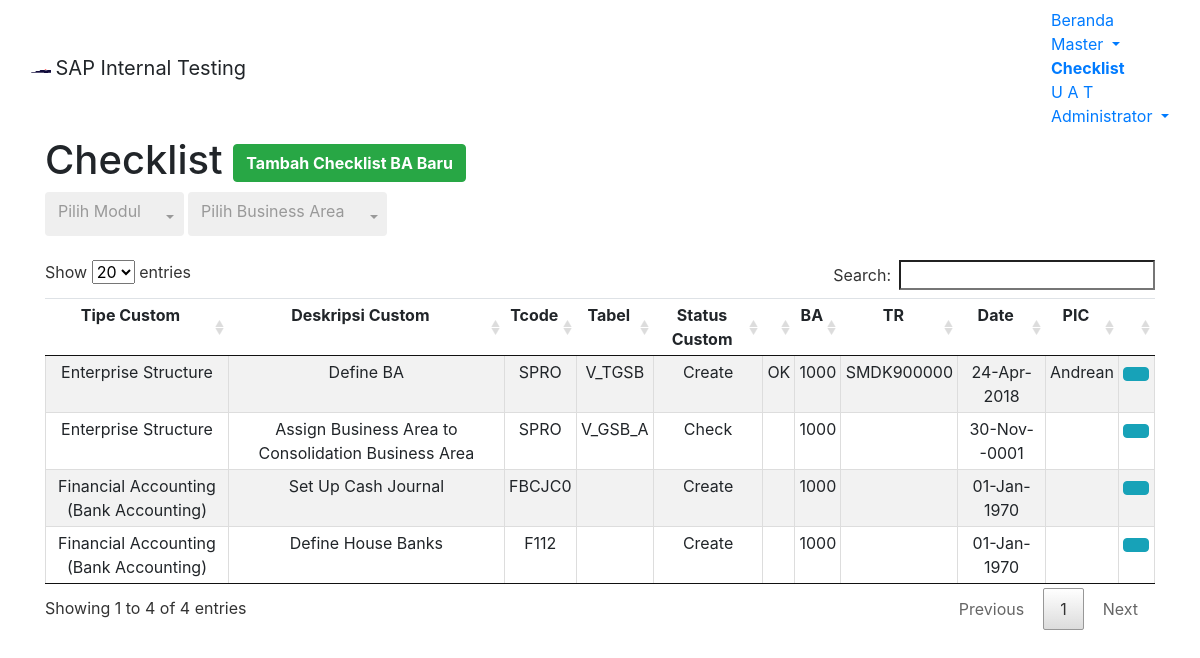
Screenshot of /module/home/checklist.php (signed in) with the database file from the repository.
### tables this page shows
CREATE TABLE `v_check` (
  `id` int(11) NOT NULL,
  `ctype` varchar(45) NOT NULL,
  `ctypedesc` varchar(255) NOT NULL,
  `ctcode` varchar(45) NOT NULL,
  `ctable` varchar(45) DEFAULT NULL,
  `cstat` varchar(45) NOT NULL,
  `cmodul` varchar(45) NOT NULL,
  `vcheck` varchar(45) DEFAULT NULL,
  `vcba` int(11) NOT NULL,
  `vctransreqs` varchar(45) DEFAULT NULL,
  `vcdate` date DEFAULT NULL,
  `vcpic` varchar(45) DEFAULT NULL,
  `chg_by` varchar(255) DEFAULT NULL,
  `chg_date` datetime DEFAULT NULL
);

### module/home/checklist.php (the view, shortened to what this page needs)
<!DOCTYPE html>
<?php
	$root = "../../";
?>
 <html lang="en-US">
<head>
<link href="<?php echo $root; ?>assets/css/bootstrap.min.css" rel="stylesheet">
<link href="<?php echo $root; ?>assets/datatables/media/css/jquery.dataTables.min.css" rel="stylesheet">
<link href="<?php echo $root; ?>assets/bs-select/css/bootstrap-select.min.css" rel="stylesheet">
<body>
	<nav class="navbar navbar-default">
	  <div class="container-fluid">
		<div class="navbar-header">
		  <img alt="Samator" class="navbar-text" src="<?php echo $root; ?>assets/images/s-logo.png" width="20" height="20">
		  <a class="navbar-brand">SAP Internal Testing</a>
		</div>
		<ul class="nav navbar-nav navbar-right">
			<li><a href="<?php echo $root; ?>module/home/home.php">Beranda</a></li>
			<li class="dropdown">
				<a class="dropdown-toggle" data-toggle="dropdown" href="#">Master
				<span class="caret"></span></a>
			</li>
			<li class="active"><a href="<?php echo $root; ?>module/home/checklist.php"><b>Checklist</b></a></li>
			<li><a href="<?php echo $root; ?>module/home/uat.php">U A T</a></li>
			<li class="dropdown">
				<a class="dropdown-toggle" data-toggle="dropdown" href="#"><span class="glyphicon glyphicon-user" aria-hidden="true"></span>
				<?php echo $_SESSION["longname"]; ?>
				<span class="caret"></span></a>
			</li>
		</ul>
	  </div>
	</nav>
	<div class="container container-fluid">
		<h1>Checklist
			<button type="button" class="btn btn-success pull-right" data-toggle="modal" data-target="#modalAddCL"><span class="glyphicon glyphicon-plus"></span> <b>Tambah Checklist BA Baru</b></button>
		</h1>
	</div>
	<?php if ($_SESSION['modul']=="ABAP" || $_SESSION['modul']=="BASIS") { ?>
	<div class="container container-fluid">
	<?php } else {
		?> <div class="container container-fluid">
		<?php
	} ?>
	</div><br>
	<div class="container container-fluid">
		<table id="tableChecklist" class="table table-hover text-center table-striped compact cell-border">
			<thead>
				<tr>
					<td class="col-md-2"><b>Tipe Custom</b></td>
					<td class="col-md-3"><b>Deskripsi Custom</b></td>
					<td><b>Tcode</b></td>
					<td><b>Tabel</b></td>
					<td><b>Status Custom</b></td>
					<td><b><span class="glyphicon glyphicon-ok"></span></b></td>
					<td><b>BA</b></td>
					<td><b>TR</b></td>
					<td><b>Date</b></td>
					<td><b>PIC</b></td>
					<td></td>
				</tr>
			</thead>
			<tbody>
			<?php
				$con = mysqli_connect("localhost","root","","saptest");
				if ($_SESSION['modul']=="ABAP" || $_SESSION['modul']=="BASIS")
				{
					$query = "SELECT * FROM v_check";
				}
				else
				{
					$query = "SELECT * FROM v_check WHERE cmodul='$_SESSION[modul]'";
				}
				$result = mysqli_query($con,$query);
				while($row = mysqli_fetch_array($result,MYSQLI_ASSOC))
				{
					echo "<tr>";
						echo "<td style:'border=1px solid black'>".$row['ctype']."</td>";
						echo "<td style:'border=1px solid black'>".$row['ctypedesc']."</td>";
						echo "<td style:'border=1px solid black'>".$row['ctcode']."</td>";
						echo "<td style:'border=1px solid black'>".$row['ctable']."</td>";
						echo "<td style:'border=1px solid black'>".$row['cstat']."</td>";
						echo "<td style:'border=1px solid black'>".$row['vcheck']."</td>";
						echo "<td style:'border=1px solid black'>".$row['vcba']."</td>";
						echo "<td style:'border=1px solid black'>".$row['vctransreqs']."</td>";
						$origDate = $row['vcdate'];
						$newDate = date("d-M-Y", strtotime($origDate));
						echo "<td style:'border=1px solid black'>".$newDate."</td>";
						echo "<td style:'border=1px solid black'>".$row['vcpic']."</td>";
			?>
							<td><a type='button' class='btn btn-info btn-xs' data-toggle='modal' href="#modalEditCL<?php echo $row['id']; ?>"><span class='glyphicon glyphicon-pencil'></span></a>
			<?php
					echo "</tr>";
				}
			?>
			</tbody>
		</table>
	</div>
</body>

### rows the page displays
v_check: ctype "Enterprise Structure", ctypedesc "Define BA", ctcode "SPRO", ctable "V_TGSB", cstat "Create", vcheck "OK", vcba "1000", vctransreqs "SMDK900000", vcdate "24-Apr-2018", vcpic "Andrean"
v_check: ctype "Enterprise Structure", ctypedesc "Assign Business Area to Consolidation Business Area", ctcode "SPRO", ctable "V_GSB_A", cstat "Check", vcba "1000", vcdate "30-Nov--0001"
v_check: ctype "Financial Accounting (Bank Accounting)", ctypedesc "Set Up Cash Journal", ctcode "FBCJC0", cstat "Create", vcba "1000", newDate "01-Jan-1970"
v_check: ctype "Financial Accounting (Bank Accounting)", ctypedesc "Define House Banks", ctcode "F112", cstat "Create", vcba "1000", newDate "01-Jan-1970"

### other values shown
$_SESSION["longname"] "Administrator"
